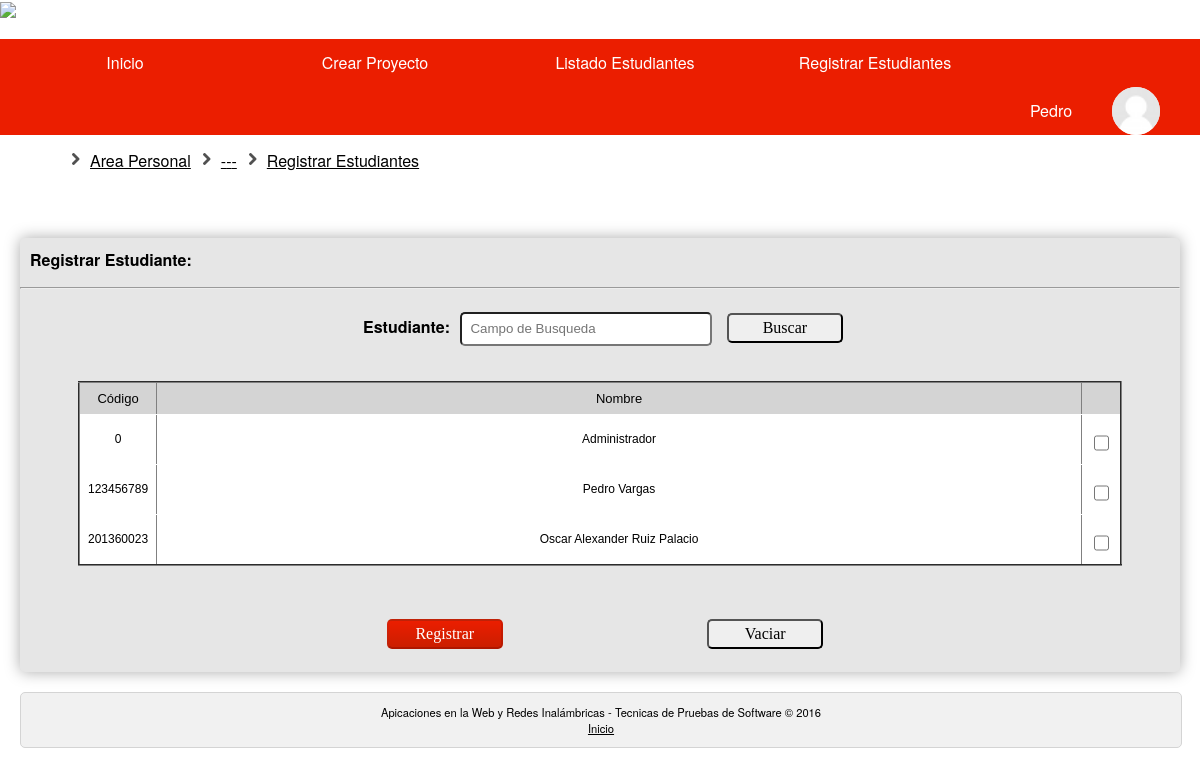
The page /registrar_estudiante.php (signed in) on the database its author committed.
### tables this page shows
CREATE TABLE IF NOT EXISTS `usuarios` (
  `Documento` int(11) NOT NULL,
  `Id_Tipo` int(11) NOT NULL,
  `Nombres` varchar(50) NOT NULL,
  `Apellidos` varchar(50) NOT NULL,
  `Correo` varchar(50) NOT NULL,
  `Codigo` int(10) NOT NULL,
  `Contrasena` varchar(50) NOT NULL,
  `Activo` int(11) NOT NULL,
  `Foto` varchar(200) NOT NULL
);

### php/Conexion/UsuariosBD.php (called while the page is built, shortened)
<?php
require_once '/../modelo/Usuarios.php';
class UsuariosBD
{
        public function consultarUsuario($id){
            $usuario=null;
	    $conexion=new Conexion();
            $sql= "select * from usuarios where Documento=:id";
            $statement= $conexion->prepare($sql);
            $statement-> bindParam(":id",$id);
            $statement->execute();
            while ($result =$statement->fetchAll()){
                $documento= $result[0]['Documento'];
                $tipo = $result[0]['Id_Tipo'];
                $nombre= $result[0]['Nombres'];
                $apellido= $result[0]['Apellidos'];
                $correo= $result[0]['Correo'];
                $codigo=$result[0]['Codigo'];
                $pass= $result[0]['Contrasena'];
                $activo= $result[0]['Activo'];
                $foto= $result[0]['Foto'];
                $usuario=new Usuarios($documento, $tipo, $nombre, $apellido, $correo, $codigo, $pass, $activo,$foto);
                break;
            }
            return $usuario;
        }
        public function consultarEstudiantesLike($parametro,$id_asignatura,$year,$periodo,$grupo){
            $listaestudiantes = array();
            $conexion=new Conexion();
            $sql= "select * from usuarios where documento not in (select documento from usuarios_asignaturas where Id_Asignatura=:Id_Asignatura and Ano=:Year and Periodo=:Periodo and Grupo=:Grupo) and Id_Tipo=3 and Nombres like "."'".$parametro.'%'."' or Apellidos like "."'".$parametro.'%'."'";
            $stmt = $conexion->prepare($sql);
            $stmt-> bindParam(":Id_Asignatura",$id_asignatura);
            $stmt-> bindParam(":Year",$year);
            $stmt-> bindParam(":Periodo",$periodo);
            $stmt-> bindParam(":Grupo",$grupo);
            $stmt->execute();
            $result =$stmt->fetchAll();
            for ($i = 0; $i < count($result); $i++) {
                $documento= $result[$i]['Documento'];
                $id_tipo=$result[$i]['Id_Tipo'];
                $nombres=$result[$i]['Nombres'];
                $apellidos=$result[$i]['Apellidos'];
                $correo=$result[$i]['Correo'];
                $codigo=$result[$i]['Codigo'];
                $contrasena=$result[$i]['Codigo'];
                $activo=$result[$i]['Activo'];
                $foto=$result[$i]['Foto'];
                $estudiante=new Usuarios($documento, $id_tipo, $nombres, $apellidos, $correo, $codigo, $contrasena, $activo, $foto);
                array_push($listaestudiantes, $estudiante);
            }
            return $listaestudiantes;
        }
}
?>

### php/Modelo/Usuarios.php (called while the page is built, shortened)
<?php
class Usuarios {
    private $Documento;
    private $Nombres;
    private $Apellidos;
    private $Codigo;
    private $foto;
    function getFoto() {
        return $this->foto;
    }
    function __construct($Documento, $Id_Tipo, $Nombres, $Apellidos, $Correo, $Codigo, $Contrasena, $Activo, $foto) {
        $this->Documento = $Documento;
        $this->Nombres = $Nombres;
        $this->Apellidos = $Apellidos;
        $this->Codigo = $Codigo;
        $this->foto = $foto;
    }
        public function getDocumento() {
        return $this->Documento;
    }
    public function getNombres() {
        return $this->Nombres;
    }
    public function getApellidos() {
        return $this->Apellidos;
    }
    public function getCodigo() {
        return $this->Codigo;
    }
}
?>

### registrar_estudiante.php (the view, shortened to what this page needs)
<!DOCTYPE html>
<html>
<head>
	<link rel="stylesheet" type="text/css" href="css/estilo.css">
	<link rel="stylesheet" type="text/css" href="css/cuerpo_registrar_estudiante.css">
	<link rel="stylesheet" type="text/css" href="css/breadcrumb.css">
</head>
<body>
	<header>
	<?php
		include_once './php/Conexion/UsuariosBD.php';
	    include_once './php/Modelo/Usuarios.php';
	    $Documento = $_SESSION["user_id"];
	    $ubd = new UsuariosBD();
	    $user = $ubd->consultarUsuario($Documento);
	    $nombre=$user->getNombres();
	    $foto=$user->getFoto();
        $id_asignatura=$_GET['asignatura'];
		$year=$_GET['year'];
		$periodo=$_GET['periodo'];
		$grupo=$_GET['grupo'];
	?>
		<div id="cabecera">
			<a href="http://www.univalle.edu.co"><img src="images/LogoUnivalle.png"></a>
			<nav>
				<ul class="menu">
					<li><a href="home.php">Inicio</a></li>
					<?php if($_SESSION['tipo_user'] == 2):?>
				<?php
				echo
				'<li><a href="crear_proyecto.php?asignatura='.$id_asignatura.'&year='.$year.'&periodo='.$periodo.'&grupo='.$grupo.'">Crear Proyecto</a></li>';
				echo
				'<li><a href="listado_estudiantes.php?asignatura='.$id_asignatura.'&year='.$year.'&periodo='.$periodo.'&grupo='.$grupo.'">Listado Estudiantes</a></li>';
                echo
					'<li><a href="registrar_estudiante.php?asignatura='.$id_asignatura.'&year='.$year.'&periodo='.$periodo.'&grupo='.$grupo.'&id=1">Registrar Estudiantes</a></li>';
				?>
				<?php endif; ?>
					<?php
					$perfil=substr($foto, 6, strlen($foto));
          			echo '<li id="usuario" ><a href="#">'.$nombre.'<img id="perfil" src="'.$perfil.'"></a>';
					?>
					</li>
				</ul>
			</nav>
		</div>
	</header>
	<div id="cuerpo">
		<ul class="breadcrumb">
  			<li><a href="home.php">Area Personal</a></li>
  			<?php
  			echo
  			'<li><a href="info_proyectos.php?id='.$id_asignatura.'&grupo='.$grupo.'&year='.$year.'&periodo='.$periodo.'">'.$id_asignatura.'-'.$grupo.'-'.$periodo.'-'.$year.'</a></li>';
				?>
  			<li><a href="#">Registrar Estudiantes</a></li>
		</ul>
		<section>
		<br><br><br>
			<div id="contenedor">
				<p><b>Registrar Estudiante:</b></p><hr></hr>
				<center>
				<?php
				echo
				'<form class="captura" action="registrar_estudiante.php?asignatura='.$id_asignatura.'&year='.$year.'&periodo='.$periodo.'&grupo='.$grupo.'&id=2" method="post" name="captura">'
				?>
					<strong><label for="txtEstudiante">Estudiante:</label></strong>
            		<input type="text" name="txtEstudiante" placeholder="Campo de Busqueda" required></input>
            		<button type="submit" id="btnBuscar">Buscar</button>
          		</form>
          		</center>
          		<?php
				    echo '<form class="captura" action="php/Controlador/DocenteRegistrarEstudiante.php?asignatura='.$id_asignatura.'&year='.$year.'&periodo='.$periodo.'&grupo='.$grupo.'" method="post" name="captura">';
          		?>
          		<table border="2px">
		           	<tr>
		              	<th>Código</th>
		              	<th id="columna2">Nombre</th>
		              	<th></th>
		          	</tr>
		          	<?php
		          		include_once './php/Conexion/UsuariosBD.php';
	                    include_once './php/Modelo/Usuarios.php';
	                    $ubd=new UsuariosBD();
		          		$id=$_GET['id'];
		          		if($id==1){
	                    	$d = array();
	                    	$d=$ubd->consultarEstudiantes($id_asignatura, $year, $periodo, $grupo);
	                    	for ($i = 0; $i < count($d);$i++) {
	                      		echo '<tr>';
		                        echo '<td>'.$d[$i]->getCodigo().'</td>';
		                        echo '<td>'.$d[$i]->getNombres().' '.$d[$i]->getApellidos().'</td>';
		                        echo '<td><input type="checkbox" name="check[]" id="check" value="'.$d[$i]->getDocumento().'"></td>';
		                        echo '</tr>';
	                    	}
		          		}
		          		else{
			                $parametro=$_POST['txtEstudiante'];
			                $usuario=$ubd->consultarEstudiantesLike($parametro, $id_asignatura, $year, $periodo, $grupo);
			                for ($i=0; $i < count($usuario); $i++) {
			                	echo '<tr>';
			                    echo '<td>'.$usuario[$i]->getCodigo().'</td>';
			                    echo '<td>'.$usuario[$i]->getNombres().' '.$usuario[$i]->getApellidos().'</td>';
			                    echo '<td><input type="checkbox" name="check[]" id="check" value="'.$usuario[$i]->getDocumento().'"></input></td>';
			                    echo '</tr>';
			                }
		          		}
              		?>
		        </table>
          		<br>
        		<center>
          			<button type="submit" id="btnRegistrar">Registrar</button>
          			<button type="reset" id="btnVaciar">Vaciar</button>
        		</center>
   				</form>
        		<br>
			</div>
		</section>
	</div>
	<div id="pie">
		<footer>
			<p>Apicaciones en la Web y Redes Inalámbricas - Tecnicas de Pruebas de Software &copy; 2016<br>
			<a href="home.php">Inicio</a></p>
		</footer>
	</div>
</body>
</html>

### css/estilo.css (style rules this page uses)
a { color: #000000; }
body { font: 100%; font-family: "Helvetica Neue", Helvetica, Arial, sans-serif; margin-left: 20px; margin-right: 20px; padding-top: 125px; background-color: #FFFFFF; }
header { width: 100%; left: 0; top: 0; position: fixed; background-color: #FFFFFF; }
#usuario { float: right; }
nav ul { list-style: none; padding: 0; }
nav li { text-align: center; line-height: 3rem; position: relative; width: 250px; }
nav a { color: #fff; display: block; padding: 0 2.5em; text-decoration: none; transition: .4s; }
.menu { background-color: #EB1E00; display: table; width: 100%; }
.menu > li { float: left; }
#cuerpo { width: 100%; text-align: justify; }
#pie { clear: both; background-color: #F1F1F1; margin-top: 20px; width: 100%; border: 1px solid #D4D4D4; border-radius: 5px; text-align: center; font-size: 70%; }
#perfil { width: 48px; height: 48px; border-radius: 100%; -webkit-border-radius: 100%; -moz-border-radius: 100%; background-color: #fff; overflow: hidden; float: right; }

### css/cuerpo_registrar_estudiante.css (style rules this page uses)
#contenedor { margin-top: 20px; box-shadow: 0px 0px 3px #ccc, 0 10px 15px #eee inset; background-color: #E6E6E6; border-radius: 5px; -webkit-box-shadow: 0 0 15px #aaa; }
#contenedor p { padding-top: 10px; padding-left: 10px; }
.captura { width: 100%; }
.captura label { margin-top: 15px; width: 8%; display:inline-block; padding:3px; }
.captura input { border-radius: 5px; height:20px; width:20%; padding:5px 8px; margin-top: 10px; }
#btnBuscar, #btnRegistrar, #btnVaciar { margin-left: 10px; width: 10%; height: 30px; font: 100% Lucida Sans; cursor: pointer; border-radius: 5px; }
#btnRegistrar { margin-top: 30px; border: 1px solid(255,255,255,0.3); color: #ffffff; background-image: linear-gradient(to bottom, #EB1E00, #cb1e00); border-color: rgba(0, 0, 0, 0.1) rgba(0, 0, 0, 0.1) rgba(0, 0, 0, 0.25); }
#btnVaciar { margin-top: 30px; margin-left: 200px; }
table { font-family: "Lucida Sans Unicode", "Lucida Grande", Sans-Serif; font-size: 12px; margin-top: 35px; width: 90%; margin-left: 5%; margin-right: 5%; border-collapse: collapse; }
th { font-size: 13px; font-weight: normal; padding: 8px; background: #D4D4D4; border-top: 1px solid #000000; border-bottom: 1px solid #fff; color: #000; text-align: center; }
td { padding: 8px; background: #FFFFFF; border-bottom: 1px solid #fff; color: #000; border-top: 1px solid transparent; text-align: center; }
#columna2 { width: 1000px; }
#check { width: 15px; }

### css/breadcrumb.css (style rules this page uses)
.breadcrumb li { list-style: none; float: left; margin-left: 30px; list-style-image:url(../images/right.png); }

### rows shown on the page
usuarios: Nombres "Pedro", Foto (picture), Codigo "123456789", Apellidos "Vargas"
usuarios: Codigo "0", Nombres "Administrador"
usuarios: Codigo "201360023", Nombres "Oscar Alexander", Apellidos "Ruiz Palacio"
